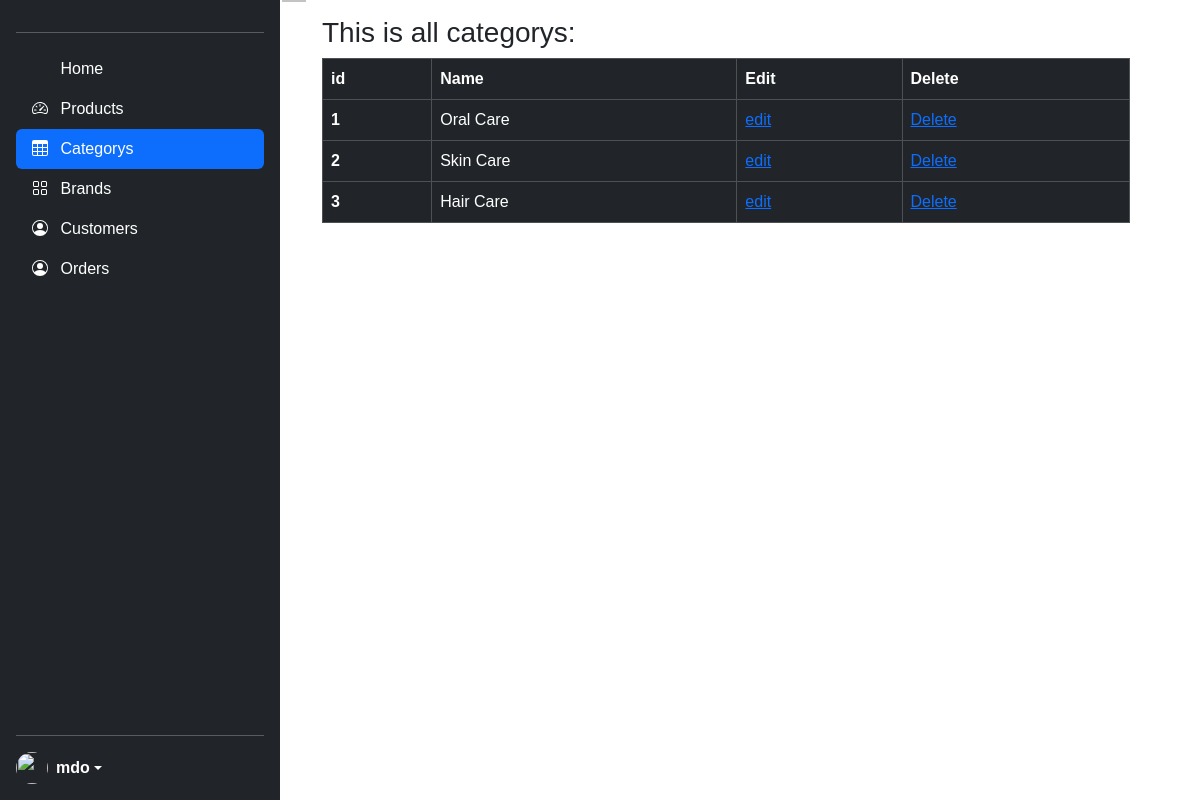
Before: /categorys (signed in) with the older database file.
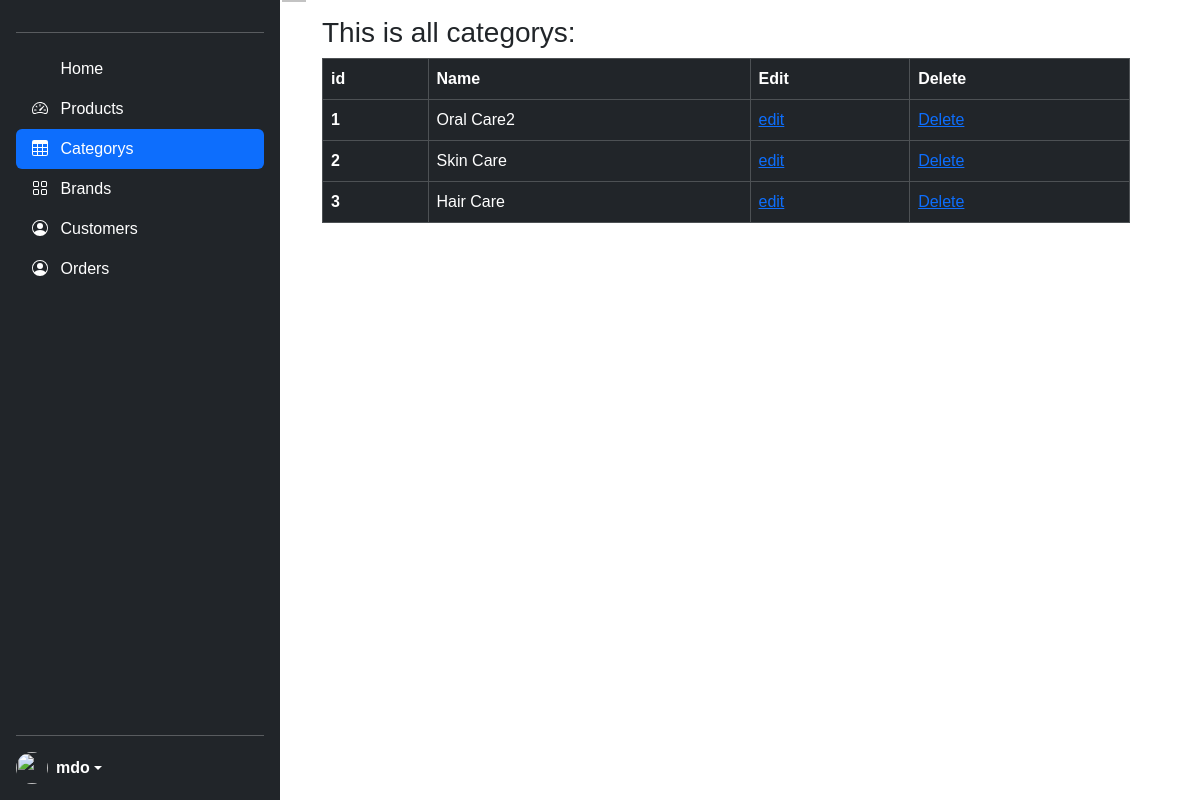
After: the same page with the newer database file.
### beautyHaven/products/models.py (models this page shows)
class Category(db.Model):
    id: Mapped[int] = mapped_column(Integer, primary_key=True)
    name: Mapped[str] = mapped_column(String(30), unique=True, nullable=False)

### beautyHaven/admin/routes.py (the view)
@app.route('/categorys')
def categorys():
    if 'email' not in session:
        flash('Please login first')
        return redirect('login')
    categorys = Category.query.all()
    return render_template('/admin/categorys.html',categorys=categorys)

### beautyHaven/templates/admin/categorys.html
{% extends 'layout.html' %}
{% block content %}
<h3 class="me-2">This is all categorys:  </h3>
<table class="table table-dark table-hover  table-bordered  ">
  <thead>
    <tr>
      <th scope="col">id</th>
      <th scope="col">Name</th>
      <th scope="col">Edit</th>
      <th scope="col">Delete</th>
    </tr>
  </thead>
  <tbody>
    {% for category in categorys %}
        <tr>
            <th scope="row">{{category.id}}</th>
            <td>{{category.name}}</td>
            <td><a href="{{url_for('updatecat',id=category.id)}}">edit</a></td>
            <td><a href="">Delete</a></td>
        </tr>
    {% endfor %}
  </tbody>
</table>
{% endblock content %}

### beautyHaven/templates/layout.html (shortened to what this page needs)
<!doctype html>
<html lang="en">
  <head>
    <link rel="stylesheet" href="{{ url_for('static', filename='css/bootstrap.min.css') }}">
    <link rel="stylesheet" href="{{ url_for('static', filename='css/style.css') }}">
    <link rel="stylesheet" href="{{ url_for('static', filename='css/sidebars.css') }}">
  </head>
<body class="bg-gray">
 <main>
  <div class="d-flex flex-column flex-shrink-0 p-3 text-white bg-dark" style="width: 280px; height: 100vh; overflow: hidden; position: fixed;">
    <hr>
    <ul class="nav nav-pills flex-column mb-auto">
      <li class="nav-item">
        <a href="/" class="nav-link text-white">
          <svg class="bi me-2" width="16" height="16"><use xlink:href=""/></svg>
          Home
        </a>
      </li>
      <li>
        <a href="/products" class="nav-link text-white active">
          <svg class="bi me-2" width="16" height="16"><use xlink:href="#speedometer2"/></svg>
          Products
        </a>
      </li>
      <li>
        <a href="/categorys" class="nav-link text-white">
          <svg class="bi me-2" width="16" height="16"><use xlink:href="#table"/></svg>
          Categorys
        </a>
      </li>
      <li>
        <a href="/brands" class="nav-link text-white">
          <svg class="bi me-2" width="16" height="16"><use xlink:href="#grid"/></svg>
          Brands
        </a>
      </li>
      <li>
        <a href="/customers" class="nav-link text-white">
          <svg class="bi me-2" width="16" height="16"><use xlink:href="#people-circle"/></svg>
          Customers
        </a>
      </li>
      <li>
        <a href="/orders" class="nav-link text-white">
          <svg class="bi me-2" width="16" height="16"><use xlink:href="#people-circle"/></svg>
          Orders
        </a>
      </li>
    </ul>
    <hr>
    <div class="dropdown">
      <a href="#" class="d-flex align-items-center text-white text-decoration-none dropdown-toggle" id="dropdownUser1" data-bs-toggle="dropdown" aria-expanded="false">
        <img src="https://github.com/mdo.png" alt="" width="32" height="32" class="rounded-circle me-2">
        <strong>mdo</strong>
      </a>
    </div>
  </div>
    <div class="flex-shrink-0 p-3 bg-white" style="width: 70%;">
      {% block content %}
      {% endblock content %}
    </div>
  </main>
</body>

### beautyHaven/static/css/style.css (style rules this page uses)
body, html { margin: 0; padding: 0; font-family: Arial, sans-serif; scroll-behavior: smooth; }
.nav { list-style: none; display: flex; }
.nav li { display: inline; }
.nav a { text-decoration: none; color: #333; }

### beautyHaven/static/css/sidebars.css (style rules this page uses)
body { min-height: 100vh; min-height: -webkit-fill-available; }
html { height: -webkit-fill-available; }
main { display: flex; flex-wrap: nowrap; height: auto; height: -webkit-fill-available; max-height: auto; overflow-x: auto; }
.bi { vertical-align: -.125em; pointer-events: none; fill: currentColor; }
.dropdown-toggle { outline: 0; }

### beautyHaven/templates/layout.html (style rules this page uses)
.nav-link.active { background-color: #007bff; color: white !important; }
.nav-link { color: white; }

Changed rows visible on the page:
changed Category id 1: name "Oral Care" → "Oral Care2"
